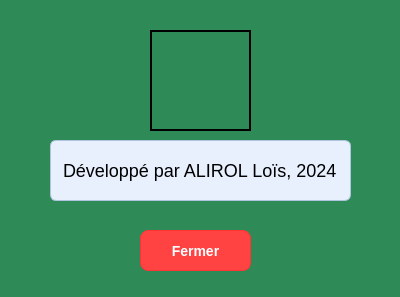
<?xml version="1.0" encoding="UTF-8"?>
<ui version="4.0">
 <class>Dialog</class>
 <widget class="QDialog" name="Dialog">
  <property name="geometry">
   <rect>
    <x>0</x>
    <y>0</y>
    <width>400</width>
    <height>297</height>
   </rect>
  </property>
  <property name="windowTitle">
   <string>Dialog</string>
  </property>
  <property name="layoutDirection">
   <enum>Qt::LeftToRight</enum>
  </property>
  <property name="autoFillBackground">
   <bool>false</bool>
  </property>
  <property name="styleSheet">
   <string notr="true">background-color: #2E8B57</string>
  </property>
  <widget class="QLabel" name="label">
   <property name="geometry">
    <rect>
     <x>50</x>
     <y>140</y>
     <width>301</width>
     <height>61</height>
    </rect>
   </property>
   <property name="layoutDirection">
    <enum>Qt::RightToLeft</enum>
   </property>
   <property name="styleSheet">
    <string notr="true">QLabel {
    color: black; /* Text color matching the poker table green for a cohesive look */
    background-color: #E8F0FE; /* Light background color for contrast */
    border: 1px solid #B0C4DE; /* Light gray-blue border */
    border-radius: 6px; /* Rounded corners for a modern look */
    padding: 4px 8px; /* Padding for spacing */
    font-size: 18px; /* Font size */
    text-decoration: bold;
}
</string>
   </property>
   <property name="text">
    <string>Développé par ALIROL Loïs, 2024</string>
   </property>
  </widget>
  <widget class="QPushButton" name="pushButton_2">
   <property name="geometry">
    <rect>
     <x>140</x>
     <y>230</y>
     <width>111</width>
     <height>41</height>
    </rect>
   </property>
   <property name="styleSheet">
    <string notr="true">QPushButton {
    color: #ffffff; /* Text color */
    background-color: #ff4242; /* Default background color (contrasting blue) */
    border: 1px solid #ff3434; /* Border color */
    border-radius: 8px; /* Rounded corners */
    padding: 8px 16px; /* Padding */
    font-size: 14px; /* Font size */
    font-weight: bold; /* Font weight */
}

QPushButton:hover {
    background-color: #e02d2d; /* Hover background color (lighter blue) */
    border: 1px solid #ff3434; /* Hover border color */
}

QPushButton:pressed {
    background-color: #2B7CB8; /* Pressed background color (darker blue) */
    border: 1px solid #235E8E; /* Pressed border color */
}

QPushButton:disabled {
    background-color: #9DA9B3; /* Disabled background color (gray) */
    color: #6C757D; /* Disabled text color */
    border: 1px solid #6C757D; /* Disabled border color */
}</string>
   </property>
   <property name="text">
    <string>Fermer</string>
   </property>
  </widget>
  <widget class="QLabel" name="label_2">
   <property name="geometry">
    <rect>
     <x>150</x>
     <y>30</y>
     <width>101</width>
     <height>101</height>
    </rect>
   </property>
   <property name="styleSheet">
    <string notr="true">background-color: rgba(46, 139, 87, 0);
border: 2px solid black;</string>
   </property>
   <property name="text">
    <string/>
   </property>
   <property name="pixmap">
    <pixmap>../images/icons/credits_pic.png</pixmap>
   </property>
  </widget>
 </widget>
 <resources/>
 <connections/>
</ui>
